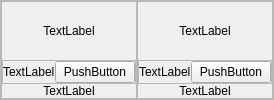
                            <widget class="QFrame" name="frame_90">
                             <property name="frameShape">
                              <enum>QFrame::StyledPanel</enum>
                             </property>
                             <property name="frameShadow">
                              <enum>QFrame::Raised</enum>
                             </property>
                             <layout class="QHBoxLayout" name="horizontalLayout_58">
                              <property name="spacing">
                               <number>0</number>
                              </property>
                              <property name="leftMargin">
                               <number>0</number>
                              </property>
                              <property name="topMargin">
                               <number>0</number>
                              </property>
                              <property name="rightMargin">
                               <number>0</number>
                              </property>
                              <property name="bottomMargin">
                               <number>0</number>
                              </property>
                              <item>
                               <widget class="QFrame" name="frame_91">
                                <property name="frameShape">
                                 <enum>QFrame::StyledPanel</enum>
                                </property>
                                <property name="frameShadow">
                                 <enum>QFrame::Raised</enum>
                                </property>
                                <layout class="QVBoxLayout" name="verticalLayout_33">
                                 <property name="spacing">
                                  <number>0</number>
                                 </property>
                                 <property name="leftMargin">
                                  <number>0</number>
                                 </property>
                                 <property name="topMargin">
                                  <number>0</number>
                                 </property>
                                 <property name="rightMargin">
                                  <number>0</number>
                                 </property>
                                 <property name="bottomMargin">
                                  <number>0</number>
                                 </property>
                                 <item>
                                  <widget class="QLabel" name="label_89">
                                   <property name="text">
                                    <string>TextLabel</string>
                                   </property>
                                   <property name="alignment">
                                    <set>Qt::AlignCenter</set>
                                   </property>
                                  </widget>
                                 </item>
                                 <item>
                                  <widget class="QFrame" name="frame_92">
                                   <property name="sizePolicy">
                                    <sizepolicy hsizetype="Preferred" vsizetype="Maximum">
                                     <horstretch>0</horstretch>
                                     <verstretch>0</verstretch>
                                    </sizepolicy>
                                   </property>
                                   <property name="frameShape">
                                    <enum>QFrame::StyledPanel</enum>
                                   </property>
                                   <property name="frameShadow">
                                    <enum>QFrame::Raised</enum>
                                   </property>
                                   <layout class="QHBoxLayout" name="horizontalLayout_59">
                                    <property name="spacing">
                                     <number>0</number>
                                    </property>
                                    <property name="leftMargin">
                                     <number>0</number>
                                    </property>
                                    <property name="topMargin">
                                     <number>0</number>
                                    </property>
                                    <property name="rightMargin">
                                     <number>0</number>
                                    </property>
                                    <property name="bottomMargin">
                                     <number>0</number>
                                    </property>
                                    <item>
                                     <widget class="QLabel" name="label_90">
                                      <property name="sizePolicy">
                                       <sizepolicy hsizetype="Maximum" vsizetype="Maximum">
                                        <horstretch>0</horstretch>
                                        <verstretch>0</verstretch>
                                       </sizepolicy>
                                      </property>
                                      <property name="text">
                                       <string>TextLabel</string>
                                      </property>
                                     </widget>
                                    </item>
                                    <item>
                                     <widget class="QPushButton" name="pushButton_15">
                                      <property name="sizePolicy">
                                       <sizepolicy hsizetype="Maximum" vsizetype="Maximum">
                                        <horstretch>0</horstretch>
                                        <verstretch>0</verstretch>
                                       </sizepolicy>
                                      </property>
                                      <property name="text">
                                       <string>PushButton</string>
                                      </property>
                                     </widget>
                                    </item>
                                   </layout>
                                  </widget>
                                 </item>
                                 <item>
                                  <widget class="QLabel" name="label_91">
                                   <property name="sizePolicy">
                                    <sizepolicy hsizetype="Preferred" vsizetype="Maximum">
                                     <horstretch>0</horstretch>
                                     <verstretch>0</verstretch>
                                    </sizepolicy>
                                   </property>
                                   <property name="text">
                                    <string>TextLabel</string>
                                   </property>
                                   <property name="alignment">
                                    <set>Qt::AlignCenter</set>
                                   </property>
                                  </widget>
                                 </item>
                                </layout>
                               </widget>
                              </item>
                              <item>
                               <widget class="QFrame" name="frame_93">
                                <property name="frameShape">
                                 <enum>QFrame::StyledPanel</enum>
                                </property>
                                <property name="frameShadow">
                                 <enum>QFrame::Raised</enum>
                                </property>
                                <layout class="QVBoxLayout" name="verticalLayout_34">
                                 <property name="spacing">
                                  <number>0</number>
                                 </property>
                                 <property name="leftMargin">
                                  <number>0</number>
                                 </property>
                                 <property name="topMargin">
                                  <number>0</number>
                                 </property>
                                 <property name="rightMargin">
                                  <number>0</number>
                                 </property>
                                 <property name="bottomMargin">
                                  <number>0</number>
                                 </property>
                                 <item>
                                  <widget class="QLabel" name="label_92">
                                   <property name="text">
                                    <string>TextLabel</string>
                                   </property>
                                   <property name="alignment">
                                    <set>Qt::AlignCenter</set>
                                   </property>
                                  </widget>
                                 </item>
                                 <item>
                                  <widget class="QFrame" name="frame_94">
                                   <property name="sizePolicy">
                                    <sizepolicy hsizetype="Preferred" vsizetype="Maximum">
                                     <horstretch>0</horstretch>
                                     <verstretch>0</verstretch>
                                    </sizepolicy>
                                   </property>
                                   <property name="frameShape">
                                    <enum>QFrame::StyledPanel</enum>
                                   </property>
                                   <property name="frameShadow">
                                    <enum>QFrame::Raised</enum>
                                   </property>
                                   <layout class="QHBoxLayout" name="horizontalLayout_60">
                                    <property name="spacing">
                                     <number>0</number>
                                    </property>
                                    <property name="leftMargin">
                                     <number>0</number>
                                    </property>
                                    <property name="topMargin">
                                     <number>0</number>
                                    </property>
                                    <property name="rightMargin">
                                     <number>0</number>
                                    </property>
                                    <property name="bottomMargin">
                                     <number>0</number>
                                    </property>
                                    <item>
                                     <widget class="QLabel" name="label_93">
                                      <property name="sizePolicy">
                                       <sizepolicy hsizetype="Maximum" vsizetype="Maximum">
                                        <horstretch>0</horstretch>
                                        <verstretch>0</verstretch>
                                       </sizepolicy>
                                      </property>
                                      <property name="text">
                                       <string>TextLabel</string>
                                      </property>
                                     </widget>
                                    </item>
                                    <item>
                                     <widget class="QPushButton" name="pushButton_16">
                                      <property name="sizePolicy">
                                       <sizepolicy hsizetype="Maximum" vsizetype="Maximum">
                                        <horstretch>0</horstretch>
                                        <verstretch>0</verstretch>
                                       </sizepolicy>
                                      </property>
                                      <property name="text">
                                       <string>PushButton</string>
                                      </property>
                                     </widget>
                                    </item>
                                   </layout>
                                  </widget>
                                 </item>
                                 <item>
                                  <widget class="QLabel" name="label_94">
                                   <property name="sizePolicy">
                                    <sizepolicy hsizetype="Preferred" vsizetype="Maximum">
                                     <horstretch>0</horstretch>
                                     <verstretch>0</verstretch>
                                    </sizepolicy>
                                   </property>
                                   <property name="text">
                                    <string>TextLabel</string>
                                   </property>
                                   <property name="alignment">
                                    <set>Qt::AlignCenter</set>
                                   </property>
                                  </widget>
                                 </item>
                                </layout>
                               </widget>
                              </item>
                             </layout>
                            </widget>
